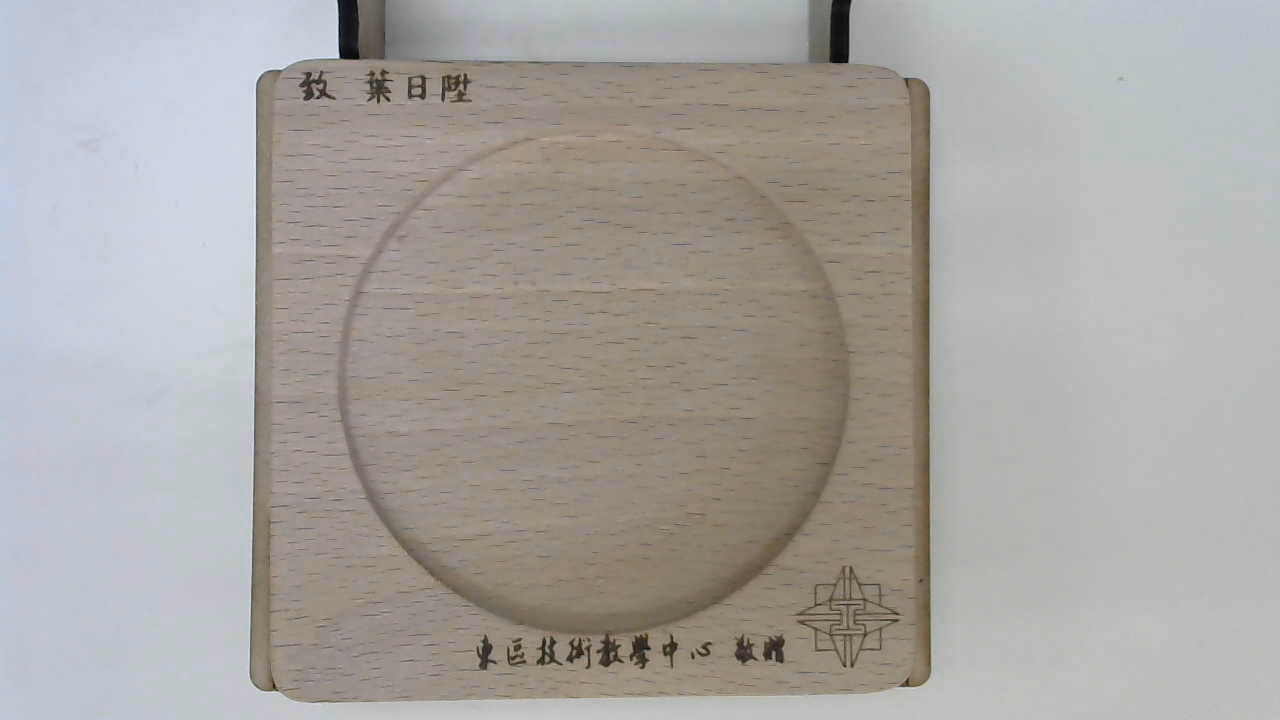
#> input picture pra/11_match_template/photo1.jpg, 1280 x 720 px
$ python -i mylib.py   (imports and definitions only)
#> lines starting #> are read from the running program, lines starting #| are printed output that depends on the picture
#> further down, picture is the input picture: shape (720, 1280, 3); mean B, G, R 160.7, 164.8, 167
import cv2
import numpy as np
from matplotlib import pyplot as plt
def show_image(title, image, destroy_all=True):
    cv2.imshow(title, image)
    cv2.waitKey(0)
    if destroy_all:
        cv2.destroyAllWindows()

def noise_reduction(img):
    import numpy as np
    import cv2
    from matplotlib import pyplot as plt

    b,g,r = cv2.split(img)           # get b,g,r
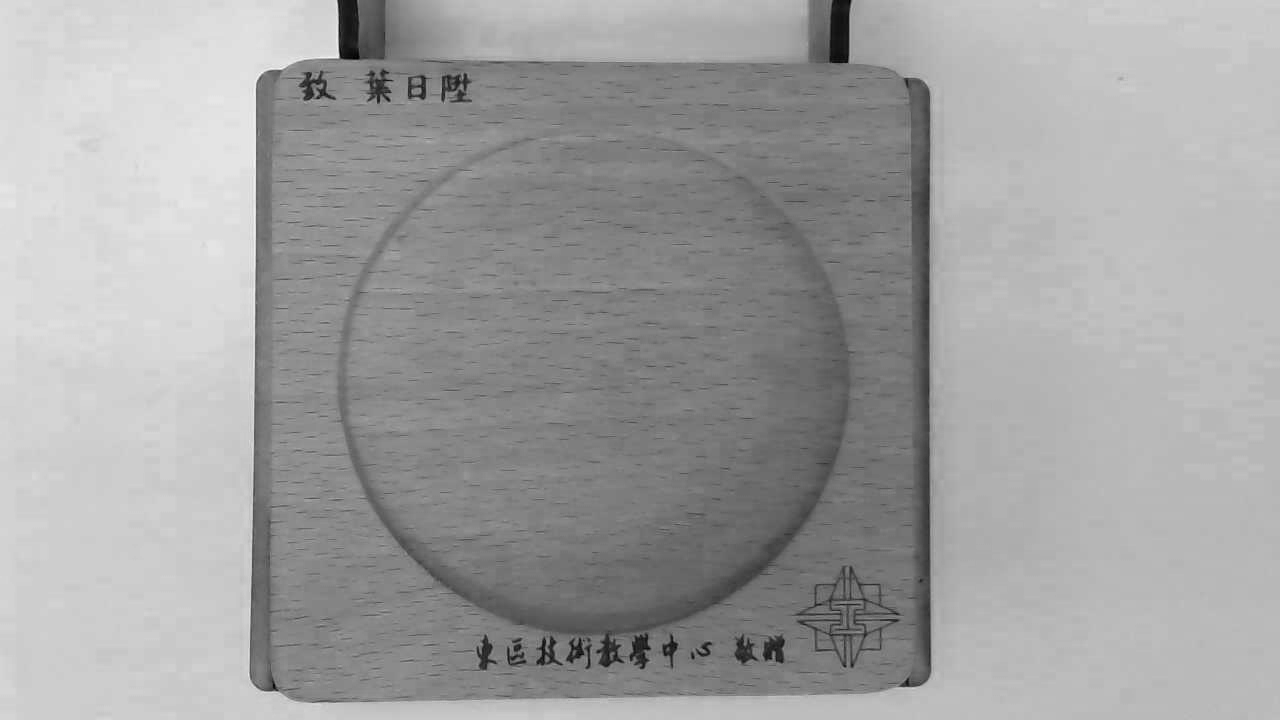
#> b: shape (720, 1280); min 0, max 255, mean 160.7
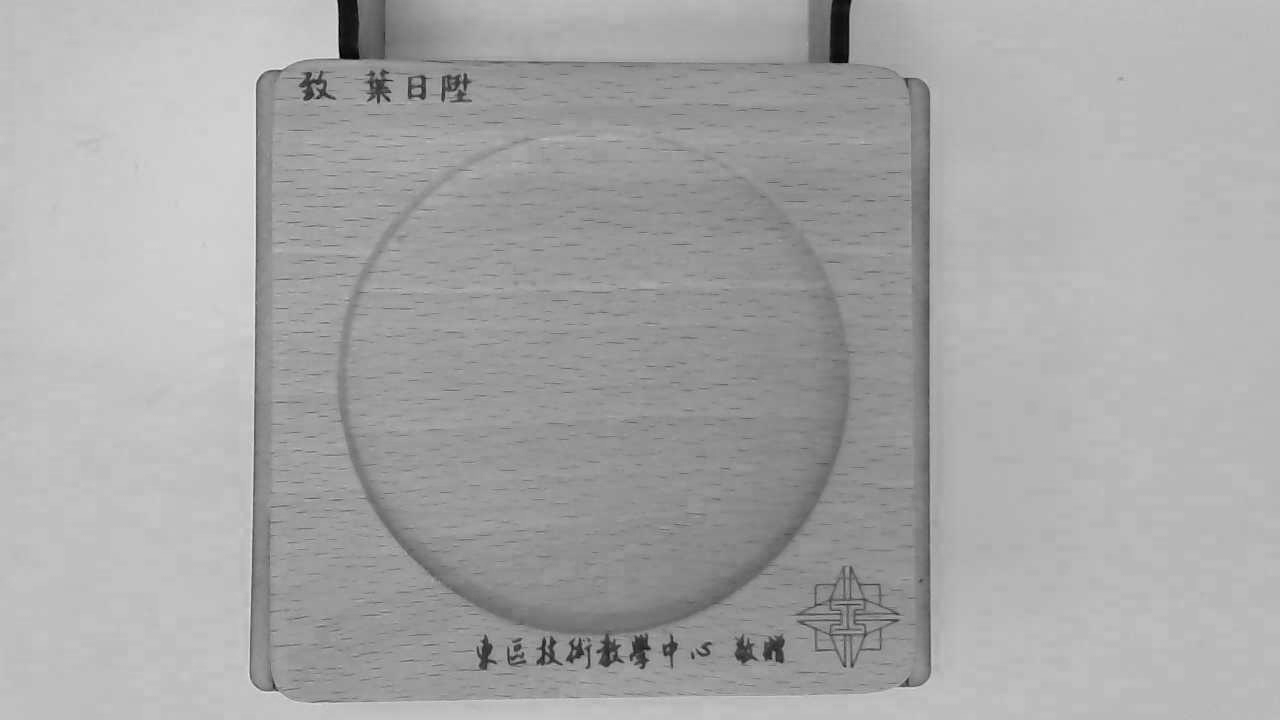
#> r: shape (720, 1280); min 0, max 242, mean 167
    rgb_img = cv2.merge([r,g,b])     # switch it to rgb

    # Denoising
    dst = cv2.fastNlMeansDenoisingColored(img,None,10,10,7,21)

    b,g,r = cv2.split(dst)           # get b,g,r
    rgb_dst = cv2.merge([r,g,b])     # switch it to rgb

    plt.subplot(121),plt.imshow(rgb_img)
    plt.subplot(122),plt.imshow(rgb_dst)
    plt.show()
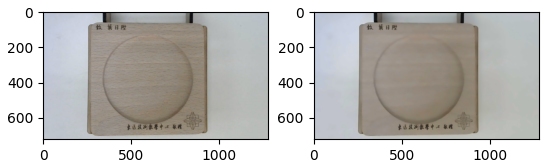
#> figure drawn by matplotlib, 2 panels
    return dst
def rgb(img):
    return cv2.cvtColor(img, cv2.COLOR_BGR2RGB)

>>> import cv2
>>> picture = cv2.imread('photo1.jpg')
>>> result = noise_reduction(picture)
